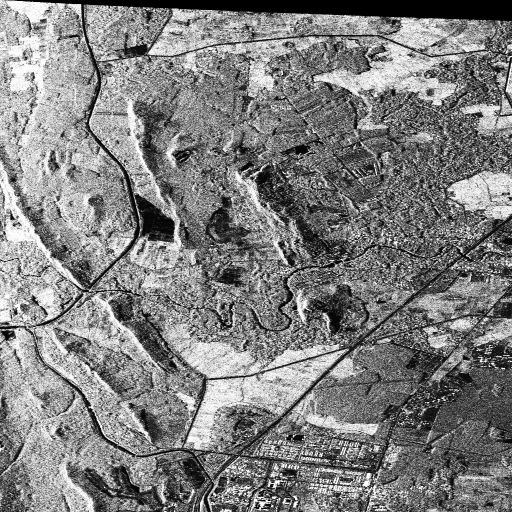
%> input picture data/5149_LDualHH1.bmp, 1024 x 1024 px (shown at 1/2 size)
$ octave random_failure.m   (GNU Octave 9; MATLAB toolbox functions it lacks are replaced by stand-ins)
%> lines starting %> are read from the running program, lines starting %| are printed output that depends on the picture
%% read the data
clear
close all
clc

HH=imread('./data/5149_LDualHH1.bmp');
%> HH is the input picture: size 1024x1024 uint8; min 0, max 255, mean 127.4
s=size(HH);
%> s = [1024 1024]
% angle=randi(360);
angle=52;
range_origin=[-512 512];


tform = affine2d([cosd(angle) -sind(angle) 0; sind(angle) cosd(angle) 0; 0 0 1]);
HHro=imrotate(HH,angle,'bilinear','loose');
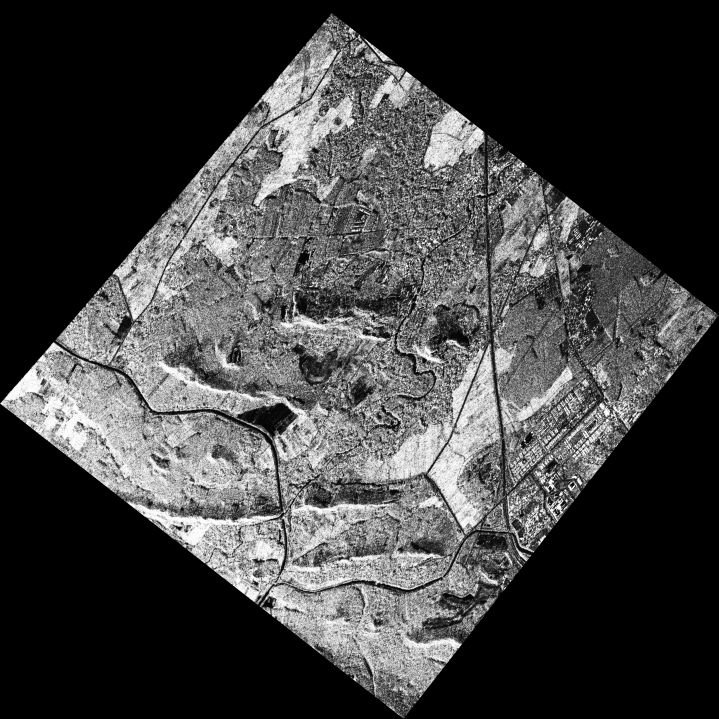
%> HHro: size 1438x1438 uint8 (shown at 1/2 size); min 0, max 255, mean 64.6
range_rotate=[-size(HHro,1)/2,size(HHro,1)/2];
%> range_rotate = [-719 719]

if (angle>90 && angle<=180);
   theta=angle-90;
elseif (angle>180 && angle<=270);
   theta=angle-180;
elseif (angle>270 && angle<=360);
   theta=angle-270;
else
    theta=angle;
end

a=256*sqrt(2)*cos((45-theta)*pi/180);

x_origin=a-512+(1024-2*a)*rand(1);
y_origin=a-512+(1024-2*a)*rand(1);

[x_rotate,y_rotate]=transformPointsForward(tform,x_origin,y_origin);

figure
image(range_origin,range_origin,HH);
hold on
plot(x_origin,y_origin,'ro');
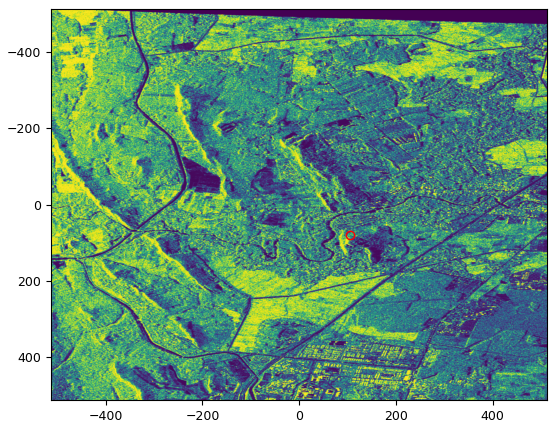
%> figure redrawn from the program's plot data
hold off;

figure
image(range_rotate,range_rotate,HHro);
hold on
plot(x_rotate,y_rotate,'ro');
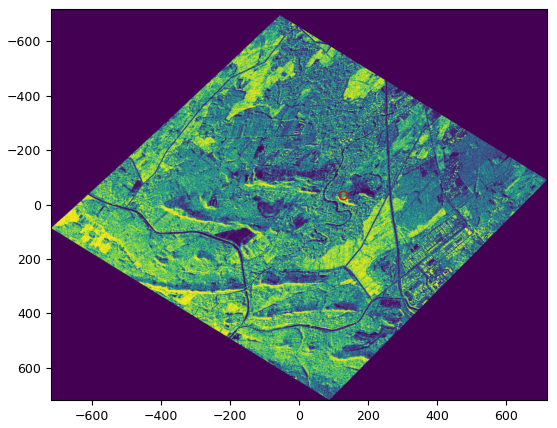
%> figure redrawn from the program's plot data
hold off;

figure
HH_cut=imcrop(HHro,[x_rotate-128 y_rotate-128 256 256]);
%> HH_cut: size 94x255 uint8; every value is 0
imshow(HH_cut);

$ run again, with data/294_797_712.bmp copied over data/5149_LDualHH1.bmp
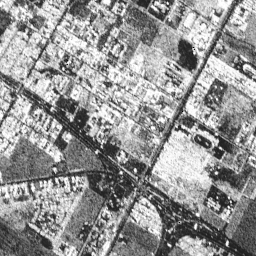
%> input picture data/294_797_712.bmp, 256 x 256 px
%> HH is the input picture: size 256x256 uint8; min 0, max 255, mean 148.1
%> `plot(x_rotate,y_rotate,'ro');`:
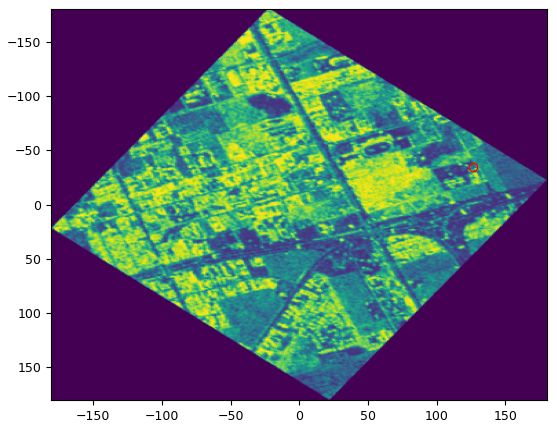
%> figure redrawn from the program's plot data
%> `HH_cut=imcrop(HHro,[x_rotate-128 y_rotate-128 256 256]);`:
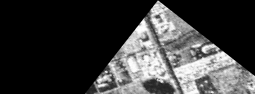
%> HH_cut: size 94x255 uint8; min 0, max 255, mean 59.2

$ run again, with data/LDualPWF1.bmp copied over data/5149_LDualHH1.bmp
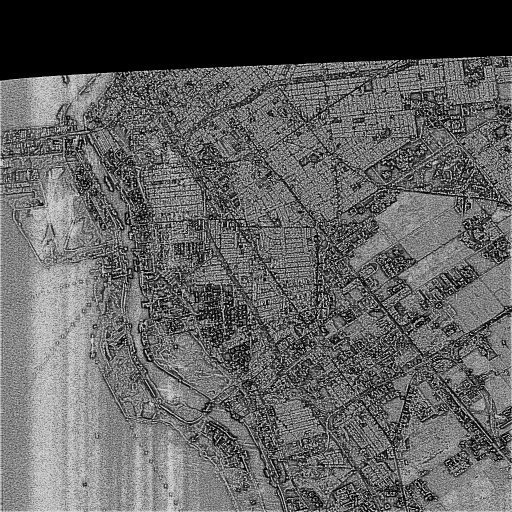
%> input picture data/LDualPWF1.bmp, 1024 x 1024 px (shown at 1/2 size)
%> HH is the input picture: size 1024x1024 uint8; min 0, max 222, mean 96.7
%> `plot(x_origin,y_origin,'ro');`:
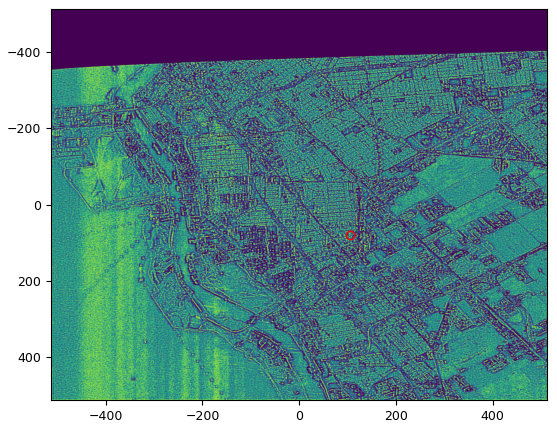
%> figure redrawn from the program's plot data
%> `plot(x_rotate,y_rotate,'ro');`:
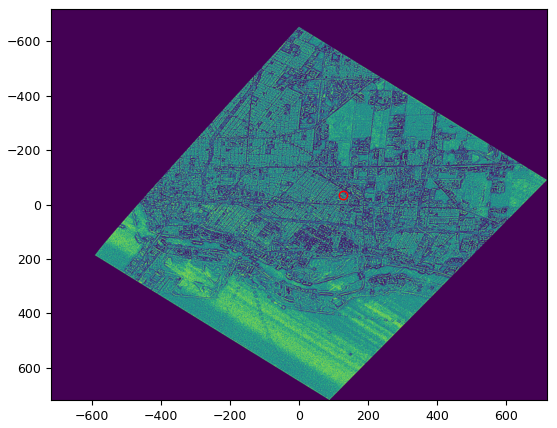
%> figure redrawn from the program's plot data
%> HH_cut: size 94x255 uint8; every value is 0

$ run again, with data/LDualVV1.bmp copied over data/5149_LDualHH1.bmp
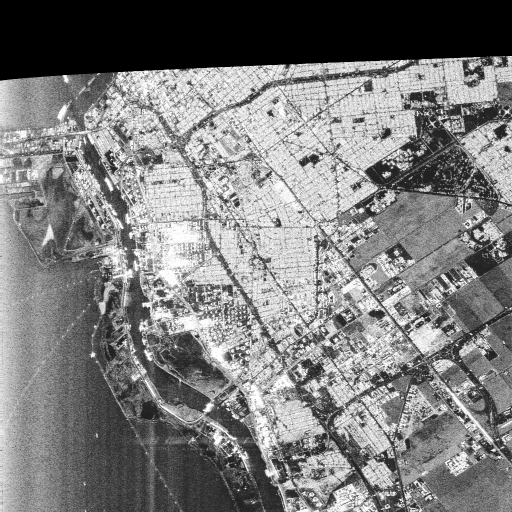
%> input picture data/LDualVV1.bmp, 1024 x 1024 px (shown at 1/2 size)
%> HH is the input picture: size 1024x1024 uint8; min 0, max 255, mean 125.4
%> `plot(x_origin,y_origin,'ro');`:
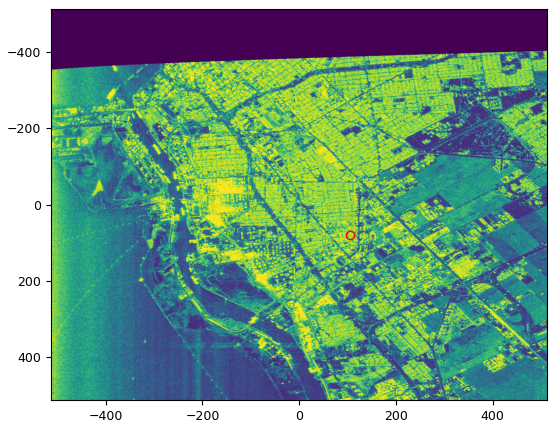
%> figure redrawn from the program's plot data
%> `plot(x_rotate,y_rotate,'ro');`:
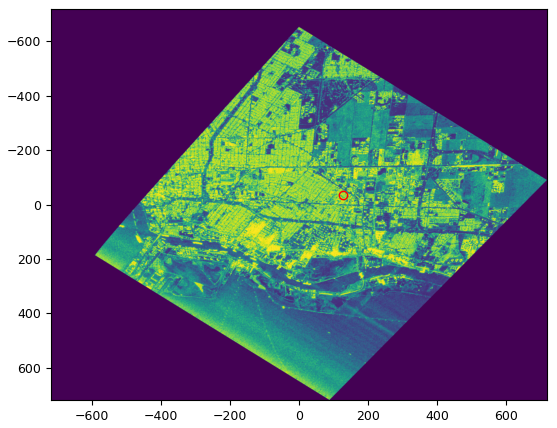
%> figure redrawn from the program's plot data
%> HH_cut: size 94x255 uint8; every value is 0
